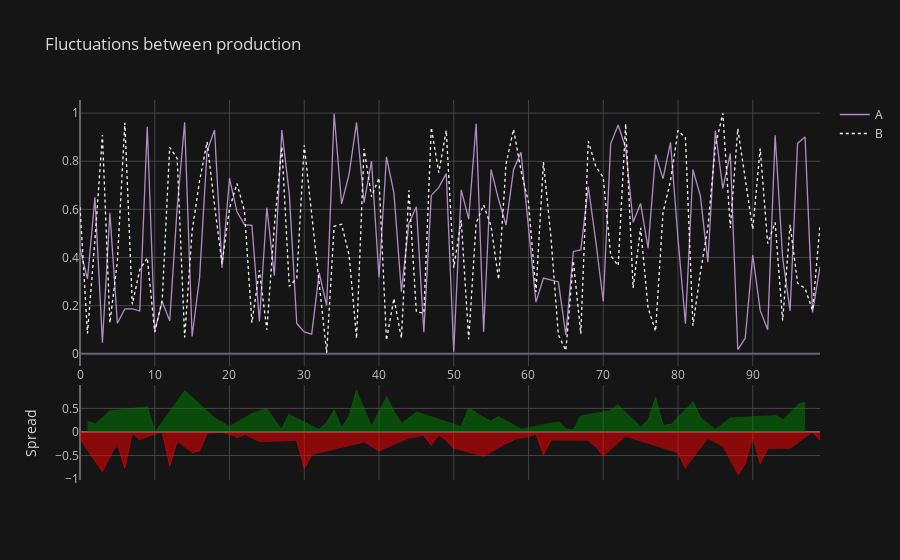

The notebook cell this image was saved under:
### Markdown cell above
### Spread PLot

### Code cell
df[['A','B']].iplot(kind='spread',dash=['solid','dot'],theme='solar',
                   title='Fluctuations between production',
                   colorscale='prgn',
                   mode='',
                   fill='')

### Figure 1 — Plotly figure (JSON) as saved in the notebook; plotly's stock layout.template omitted (floating-point values rounded to 4 significant figures)
{"data": [{"line": {"color": "rgba(175, 141, 195, 1.0)", "dash": "solid", "shape": "linear", "width": 1.3}, "mode": "lines", "name": "A", "text": "", "type": "scatter", "x": [0, 1, 2, 3, 4, 5, 6, 7, 8, 9, 10, 11, 12, 13, 14, 15, 16, 17, 18, 19, 20, 21, 22, 23, 24, 25, 26, 27, 28, 29, 30, 31, 32, 33, 34, 35, 36, 37, 38, 39, 40, 41, 42, 43, 44, 45, 46, 47, 48, 49, 50, 51, 52, 53, 54, 55, 56, 57, 58, 59, 60, 61, 62, 63, 64, 65, 66, 67, 68, 69, 70, 71, 72, 73, 74, 75, 76, 77, 78, 79, 80, 81, 82, 83, 84, 85, 86, 87, 88, 89, 90, 91, 92, 93, 94, 95, 96, 97, 98, 99], "y": [0.4373, 0.3107, 0.6498, 0.04561, 0.5856, 0.1272, 0.1865, 0.1862, 0.1774, 0.9435, 0.09595, 0.2161, 0.1369, 0.6054, 0.9617, 0.07145, 0.3177, 0.8426, 0.9298, 0.3562, 0.7293, 0.5895, 0.5368, 0.5339, 0.1341, 0.6074, 0.3244, 0.9292, 0.664, 0.126, 0.09035, 0.08127, 0.3362, 0.2003, 0.9972, 0.6224, 0.7465, 0.9604, 0.6284, 0.8007, 0.3172, 0.8179, 0.6676, 0.2579, 0.5411, 0.6108, 0.08934, 0.6579, 0.6911, 0.7485, 0.008285, 0.681, 0.5598, 0.9561, 0.09075, 0.7647, 0.6411, 0.5346, 0.7647, 0.8368, 0.5248, 0.2144, 0.3144, 0.3071, 0.2981, 0.07866, 0.4249, 0.4313, 0.6949, 0.4685, 0.2181, 0.8733, 0.9507, 0.8549, 0.5464, 0.624, 0.4383, 0.8282, 0.7274, 0.8783, 0.4785, 0.1245, 0.7652, 0.6552, 0.3807, 0.9278, 0.6871, 0.8323, 0.0172, 0.06457, 0.4095, 0.1798, 0.09963, 0.9082, 0.3988, 0.178, 0.8741, 0.901, 0.1717, 0.3613]}, {"line": {"color": "rgba(247, 247, 247, 1.0)", "dash": "dot", "shape": "linear", "width": 1.3}, "mode": "lines", "name": "B", "text": "", "type": "scatter", "x": [0, 1, 2, 3, 4, 5, 6, 7, 8, 9, 10, 11, 12, 13, 14, 15, 16, 17, 18, 19, 20, 21, 22, 23, 24, 25, 26, 27, 28, 29, 30, 31, 32, 33, 34, 35, 36, 37, 38, 39, 40, 41, 42, 43, 44, 45, 46, 47, 48, 49, 50, 51, 52, 53, 54, 55, 56, 57, 58, 59, 60, 61, 62, 63, 64, 65, 66, 67, 68, 69, 70, 71, 72, 73, 74, 75, 76, 77, 78, 79, 80, 81, 82, 83, 84, 85, 86, 87, 88, 89, 90, 91, 92, 93, 94, 95, 96, 97, 98, 99], "y": [0.609, 0.08437, 0.4726, 0.9091, 0.1275, 0.3839, 0.9602, 0.2052, 0.3488, 0.3986, 0.08966, 0.2235, 0.858, 0.8114, 0.06792, 0.5094, 0.7188, 0.8803, 0.6167, 0.3739, 0.6029, 0.7072, 0.5928, 0.1288, 0.3462, 0.09938, 0.532, 0.8603, 0.2798, 0.314, 0.8665, 0.57, 0.2734, 0.004114, 0.5294, 0.5377, 0.41, 0.06343, 0.8517, 0.6522, 0.7305, 0.0564, 0.2298, 0.06522, 0.6793, 0.1738, 0.1685, 0.94, 0.7521, 0.9282, 0.3575, 0.5543, 0.06008, 0.5434, 0.6183, 0.529, 0.3088, 0.7887, 0.9331, 0.7606, 0.63, 0.2564, 0.7962, 0.4864, 0.07781, 0.01348, 0.386, 0.08281, 0.883, 0.7783, 0.7334, 0.4078, 0.366, 0.956, 0.2732, 0.5236, 0.1905, 0.09332, 0.5866, 0.7175, 0.928, 0.8971, 0.1167, 0.337, 0.5251, 0.8633, 0.9992, 0.5224, 0.9353, 0.7364, 0.5173, 0.8531, 0.458, 0.5456, 0.1376, 0.5354, 0.2939, 0.2714, 0.1806, 0.5339]}, {"connectgaps": false, "fill": "tozeroy", "line": {"color": "green", "dash": "solid", "shape": "linear", "width": 0.5}, "mode": "lines", "name": "Spread", "showlegend": false, "type": "scatter", "x": [0, 1, 2, 3, 4, 5, 6, 7, 8, 9, 10, 11, 12, 13, 14, 15, 16, 17, 18, 19, 20, 21, 22, 23, 24, 25, 26, 27, 28, 29, 30, 31, 32, 33, 34, 35, 36, 37, 38, 39, 40, 41, 42, 43, 44, 45, 46, 47, 48, 49, 50, 51, 52, 53, 54, 55, 56, 57, 58, 59, 60, 61, 62, 63, 64, 65, 66, 67, 68, 69, 70, 71, 72, 73, 74, 75, 76, 77, 78, 79, 80, 81, 82, 83, 84, 85, 86, 87, 88, 89, 90, 91, 92, 93, 94, 95, 96, 97, 98, 99], "xaxis": "x2", "y": ["", 0.2263, 0.1772, "", 0.4581, "", "", "", "", 0.5449, 0.006289, "", "", "", 0.8938, "", "", "", 0.3131, "", 0.1264, "", "", 0.4051, "", 0.508, "", 0.0689, 0.3842, "", "", "", 0.06281, 0.1961, 0.4678, 0.08475, 0.3365, 0.897, "", 0.1485, "", 0.7615, 0.4378, 0.1927, "", 0.4371, "", "", "", "", "", 0.1266, 0.4997, 0.4127, "", 0.2357, 0.3323, "", "", 0.07614, "", "", "", "", 0.2203, 0.06518, 0.03889, 0.3485, "", "", "", 0.4655, 0.5847, "", 0.2732, 0.1005, 0.2478, 0.7349, 0.1409, 0.1608, "", "", 0.6485, 0.3182, "", 0.06456, "", 0.3099, "", "", "", "", "", 0.3626, 0.2611, "", 0.5803, 0.6296, "", ""], "yaxis": "y2"}, {"connectgaps": false, "fill": "tozeroy", "line": {"color": "red", "dash": "solid", "shape": "linear", "width": 0.5}, "mode": "lines", "name": "Spread", "showlegend": false, "type": "scatter", "x": [0, 1, 2, 3, 4, 5, 6, 7, 8, 9, 10, 11, 12, 13, 14, 15, 16, 17, 18, 19, 20, 21, 22, 23, 24, 25, 26, 27, 28, 29, 30, 31, 32, 33, 34, 35, 36, 37, 38, 39, 40, 41, 42, 43, 44, 45, 46, 47, 48, 49, 50, 51, 52, 53, 54, 55, 56, 57, 58, 59, 60, 61, 62, 63, 64, 65, 66, 67, 68, 69, 70, 71, 72, 73, 74, 75, 76, 77, 78, 79, 80, 81, 82, 83, 84, 85, 86, 87, 88, 89, 90, 91, 92, 93, 94, 95, 96, 97, 98, 99], "xaxis": "x2", "y": [-0.1717, "", "", -0.8635, "", -0.2567, -0.7737, -0.01905, -0.1714, "", "", -0.007335, -0.7212, -0.206, "", -0.4379, -0.401, -0.03767, "", -0.01769, "", -0.1177, -0.05598, "", -0.2121, "", -0.2076, "", "", -0.188, -0.7761, -0.4887, "", "", "", "", "", "", -0.2233, "", -0.4133, "", "", "", -0.1382, "", -0.07916, -0.2821, -0.06099, -0.1796, -0.3492, "", "", "", -0.5276, "", "", -0.2541, -0.1684, "", -0.1051, -0.04204, -0.4818, -0.1794, "", "", "", "", -0.1881, -0.3098, -0.5153, "", "", -0.1011, "", "", "", "", "", "", -0.4495, -0.7727, "", "", -0.1444, "", -0.312, "", -0.9181, -0.6719, -0.1077, -0.6733, -0.3583, "", "", -0.3574, "", "", -0.008885, -0.1726], "yaxis": "y2"}], "layout": {"autosize": true, "hovermode": "x", "legend": {"bgcolor": "#151516", "font": {"color": "#D9D9D9"}}, "paper_bgcolor": "#151516", "plot_bgcolor": "#151516", "title": {"font": {"color": "#D9D9D9"}, "text": "Fluctuations between production"}, "xaxis": {"autorange": true, "gridcolor": "#434343", "range": [0, 99], "showgrid": true, "tickfont": {"color": "#C2C2C2"}, "title": {"font": {"color": "#D9D9D9"}, "text": ""}, "type": "linear", "zerolinecolor": "#666570"}, "xaxis2": {"anchor": "y2", "autorange": true, "gridcolor": "#434343", "range": [0, 99], "showgrid": true, "showticklabels": false, "tickfont": {"color": "#C2C2C2"}, "title": {"font": {"color": "#D9D9D9"}, "text": ""}, "type": "linear", "zerolinecolor": "#666570"}, "yaxis": {"autorange": true, "domain": [0.3, 1], "gridcolor": "#434343", "range": [-0.05117, 1.054], "showgrid": true, "tickfont": {"color": "#C2C2C2"}, "title": {"font": {"color": "#D9D9D9"}, "text": ""}, "type": "linear", "zerolinecolor": "#666570"}, "yaxis2": {"autorange": true, "domain": [0, 0.25], "gridcolor": "#434343", "range": [-1.019, 0.9978], "showgrid": true, "tickfont": {"color": "#C2C2C2"}, "title": {"font": {"color": "#D9D9D9"}, "text": "Spread"}, "type": "linear", "zerolinecolor": "#666570"}}}
